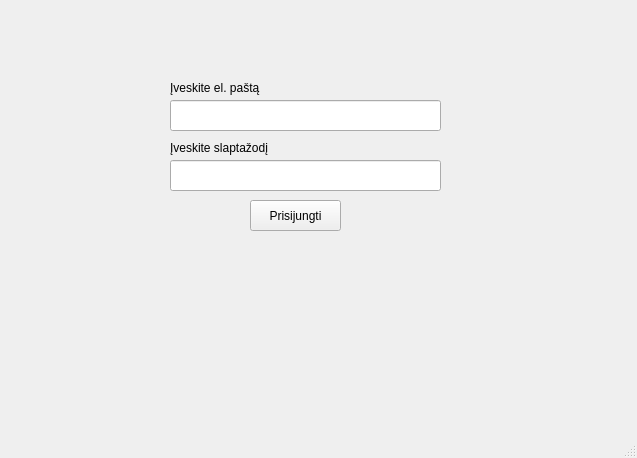
<?xml version="1.0" encoding="UTF-8"?>
<ui version="4.0">
 <class>MainWindow</class>
 <widget class="QMainWindow" name="MainWindow">
  <property name="geometry">
   <rect>
    <x>0</x>
    <y>0</y>
    <width>637</width>
    <height>458</height>
   </rect>
  </property>
  <property name="windowTitle">
   <string>MainWindow</string>
  </property>
  <widget class="QWidget" name="centralwidget">
   <widget class="QLineEdit" name="elpastas">
    <property name="geometry">
     <rect>
      <x>170</x>
      <y>100</y>
      <width>271</width>
      <height>31</height>
     </rect>
    </property>
   </widget>
   <widget class="QLineEdit" name="slaptazodis">
    <property name="geometry">
     <rect>
      <x>170</x>
      <y>160</y>
      <width>271</width>
      <height>31</height>
     </rect>
    </property>
   </widget>
   <widget class="QLabel" name="label">
    <property name="geometry">
     <rect>
      <x>170</x>
      <y>80</y>
      <width>201</width>
      <height>16</height>
     </rect>
    </property>
    <property name="text">
     <string>Įveskite el. paštą</string>
    </property>
   </widget>
   <widget class="QLabel" name="label_2">
    <property name="geometry">
     <rect>
      <x>170</x>
      <y>140</y>
      <width>201</width>
      <height>16</height>
     </rect>
    </property>
    <property name="text">
     <string>Įveskite slaptažodį</string>
    </property>
   </widget>
   <widget class="QPushButton" name="mygtukas">
    <property name="geometry">
     <rect>
      <x>250</x>
      <y>200</y>
      <width>91</width>
      <height>31</height>
     </rect>
    </property>
    <property name="text">
     <string>Prisijungti</string>
    </property>
   </widget>
   <widget class="QLabel" name="Komentaras">
    <property name="geometry">
     <rect>
      <x>170</x>
      <y>240</y>
      <width>271</width>
      <height>101</height>
     </rect>
    </property>
    <property name="text">
     <string/>
    </property>
   </widget>
  </widget>
  <widget class="QMenuBar" name="menubar">
   <property name="geometry">
    <rect>
     <x>0</x>
     <y>0</y>
     <width>637</width>
     <height>22</height>
    </rect>
   </property>
  </widget>
  <widget class="QStatusBar" name="statusbar"/>
 </widget>
 <resources/>
 <connections/>
</ui>
